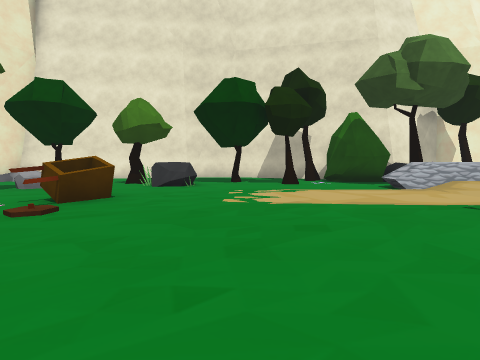
[1] (above)

17 first-person views from a walk through a Unity game level. The camera is 1.4 m above the floor, tilts 4° down and sees 85° across. The floor is counted in squares, 2 m on a side. Each view is taken from the middle of a square. On the plan, view 1 faces up. The plan holds only what a view shows up to about 9 squares ahead; the rest is blank. The player is left out. Some animated figures are not drawn. Some surface patterns are stand-ins.

[2]
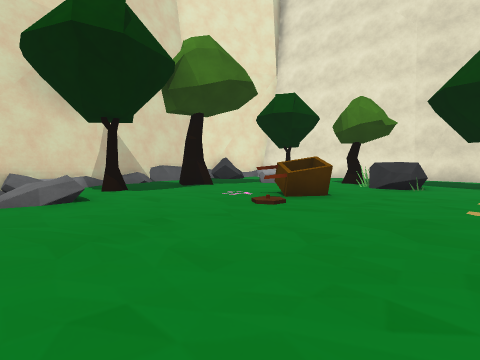

[3]
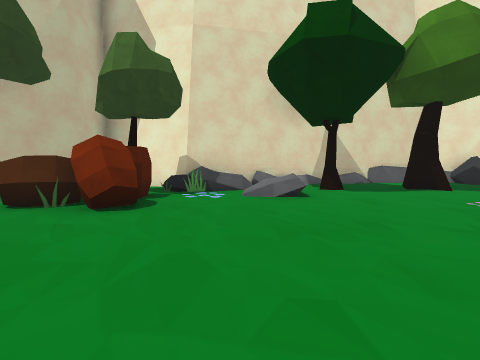

[4]
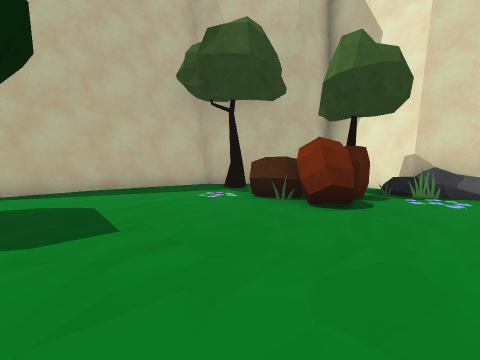

[5]
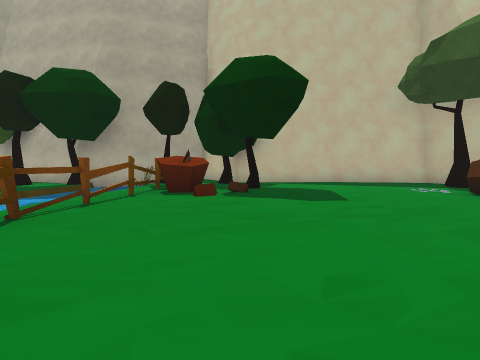

[6]
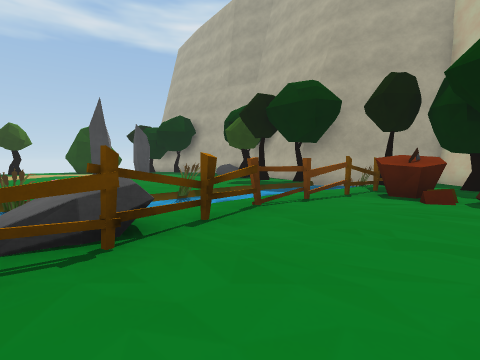

[7]
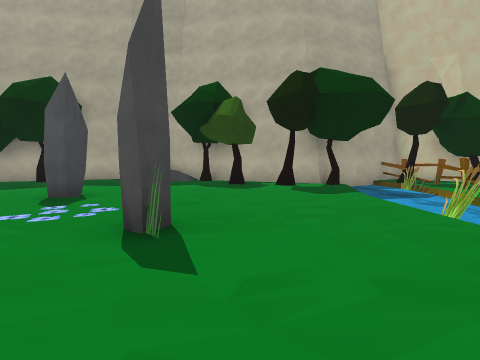

[8]
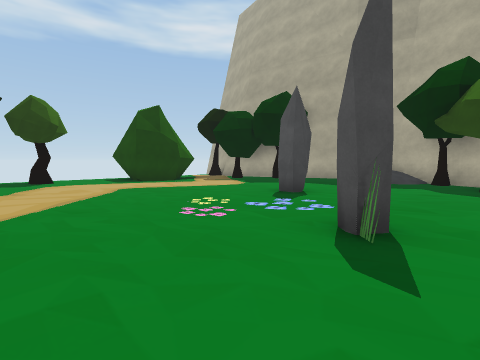

[9]
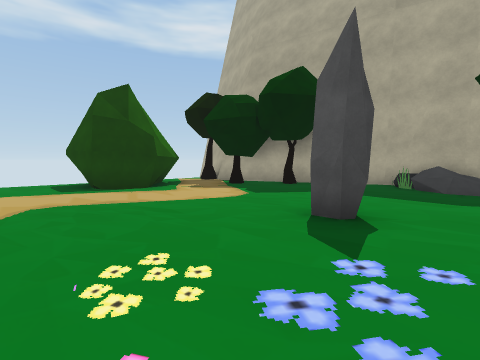

[10]
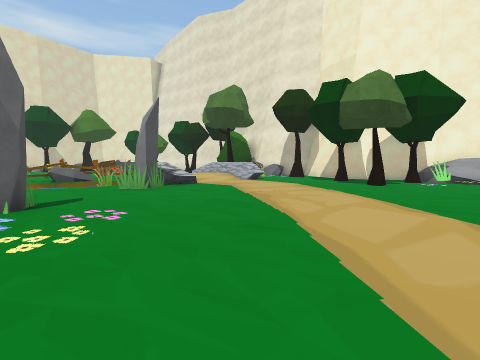

[11]
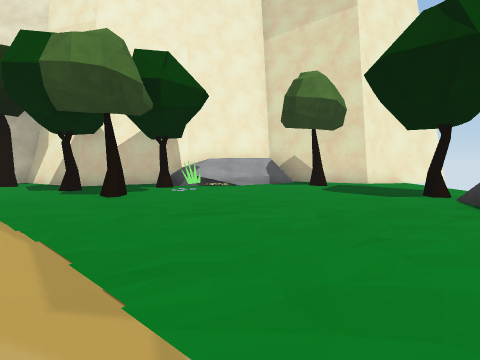

[12]
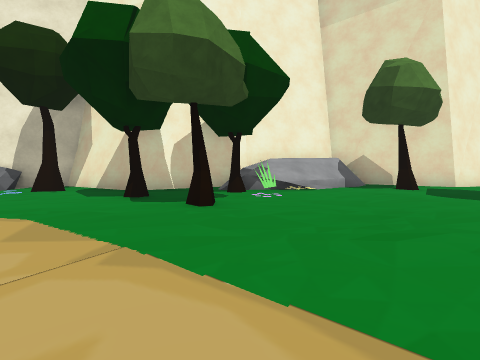

[13]
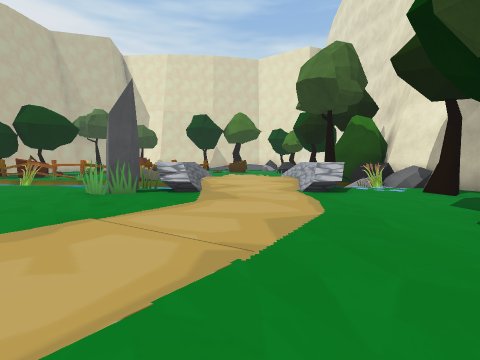

[14]
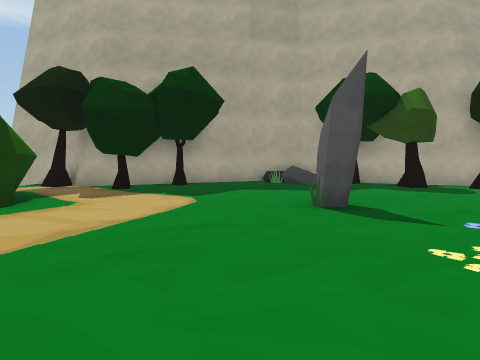

[15]
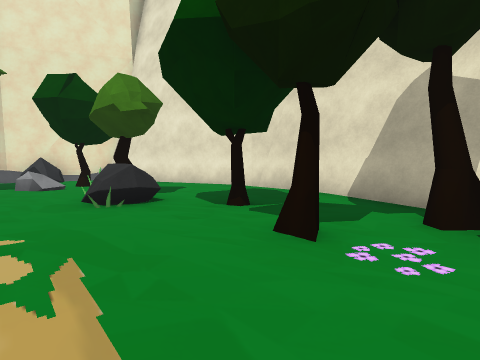

[16]
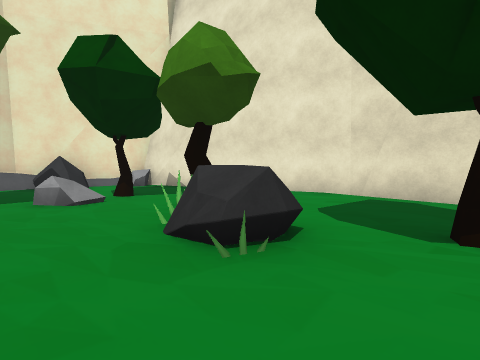

[17]
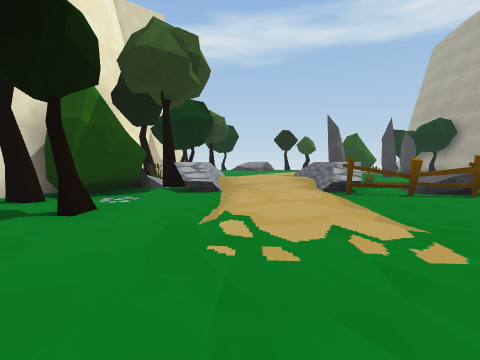

### Floor plan
Key: @ floor where view 1 was taken; # wall or solid block; x gap in a wall; . main floor; - floor 0.25 m lower than the main floor; : floor 0.5 m higher than the main floor; + floor 1 m higher than the main floor; / step, stairs or slope; = window, fence, low wall or low ledge; ≈ water the walk keeps out of; ^ raised ledge; T tree; B barrel; L block; O other object.
Columns run from 9 left of view 1 to 21 right of it. Each row starts with its distance up from view 1.
 12     ########          #####
 11   ###......############///#####
 10 ###.........TO##O..##//+/.T...
  9 #O.......T...O#OOT....TO......
  8 #O.T.OTO...T..T ....T.........
  7 #O..O...O....^^^^^...T......T
  6 #............./:/.........../
  5 #.T...O......./:/...........
  4 O.....O......O=/==.........
  3 #............O^^O.........
  2 ##T..........x≈ OO..........
  1  # O.........O≈ O...........T.
  0  # O.....@..  ≈≈..............
 -1  ##O.........  O...O..........
 -2  #.OBB....... ≈O............##
 -3  # TBB........≈≈.....OO....##
 -4     O.....:OL≈≈≈...........##
 -5     T.....TLL≈≈≈.............
 -6    #......T.O-≈T.TT.......T.T.
 -7    ########.T≈####..//...T###.
 -8           ##.    ##T/ O.### ###
 -9            #        #####

Positions as (right, up) in squares from view 1, and headings:
1: (0, 0), facing up
2: (0, 0), facing up-left
3: (0, 0), facing left
4: (0, 0), facing down-left
5: (1, 2), facing down
6: (1, 2), facing down-right
7: (9, 2), facing down
8: (9, 2), facing down-right
9: (11, 0), facing down-right
10: (15, -1), facing up-left
11: (15, 2), facing up
12: (13, 3), facing up
13: (14, 5), facing left
14: (14, 1), facing down
15: (3, 6), facing up-left
16: (0, 6), facing up-left
17: (-2, 6), facing right
